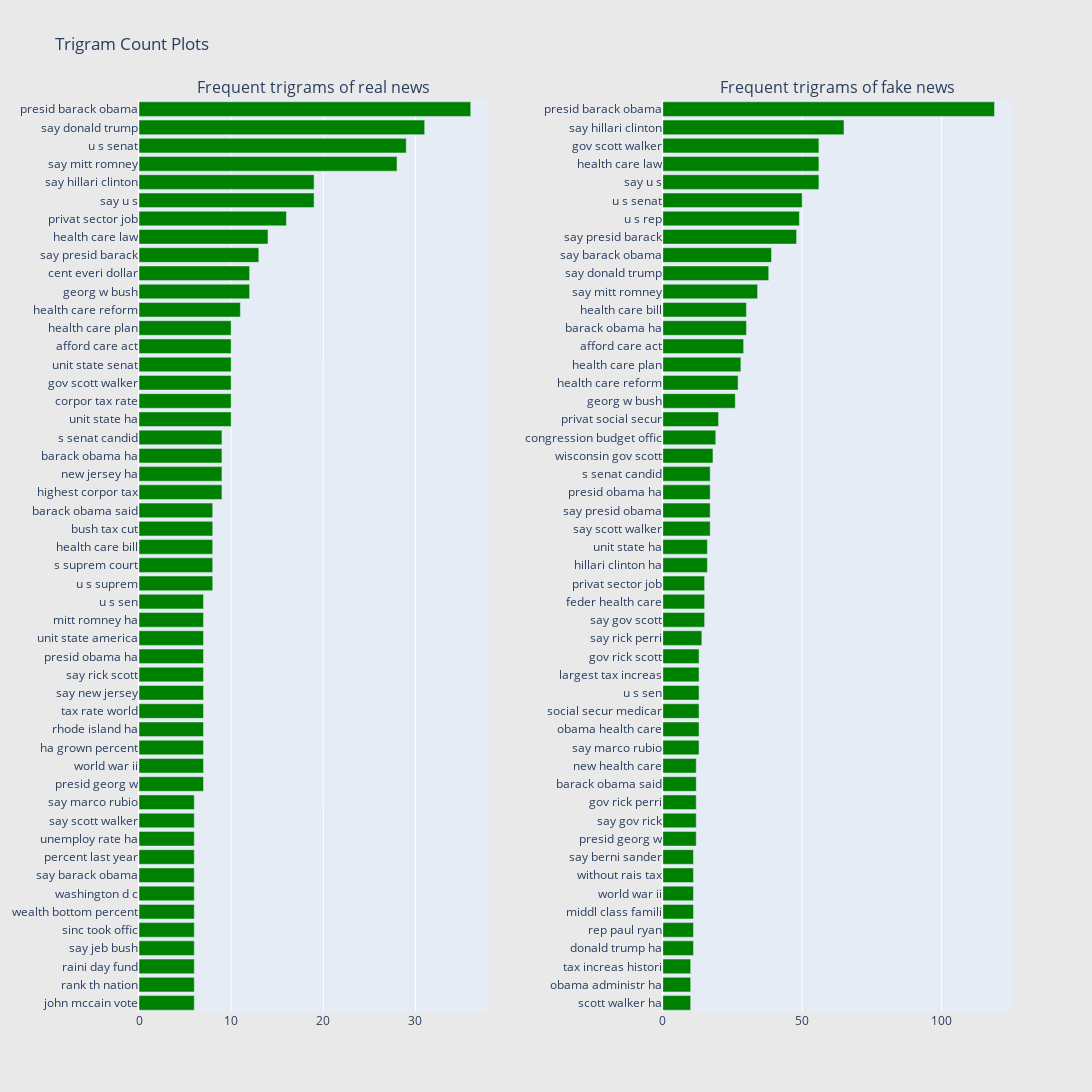

Notebook source saved alongside this figure:
### Markdown cell above
# TriGram

### Code cell
# for colab plotly
configure_plotly_browser_state()

freq_dict = defaultdict(int)
for sent in df_real["clean"]:
    for word in generate_ngrams(sent,3):
        freq_dict[word] += 1
fd_sorted = pd.DataFrame(sorted(freq_dict.items(), key=lambda x: x[1])[::-1])
fd_sorted.columns = ["word", "wordcount"]
trace0 = horizontal_bar_chart(fd_sorted.head(50), 'green')


freq_dict = defaultdict(int)
for sent in df_fake["clean"]:
    for word in generate_ngrams(sent,3):
        freq_dict[word] += 1
fd_sorted = pd.DataFrame(sorted(freq_dict.items(), key=lambda x: x[1])[::-1])
fd_sorted.columns = ["word", "wordcount"]
trace1 = horizontal_bar_chart(fd_sorted.head(50), 'green')

# Creating two subplots
fig = tools.make_subplots(rows=1, cols=2, vertical_spacing=0.04, horizontal_spacing=0.2,
                          subplot_titles=["Frequent trigrams of real news", 
                                          "Frequent trigrams of fake news"])
fig.append_trace(trace0, 1, 1)
fig.append_trace(trace1, 1, 2)
fig['layout'].update(height=1200, width=1200, paper_bgcolor='rgb(233,233,233)', title="Trigram Count Plots")
py.iplot(fig, filename='word-plots')

### Figure 1 — Plotly figure (JSON) as saved in the notebook; plotly's stock layout.template omitted (floating-point values rounded to 4 significant figures)
{"data": [{"showlegend": false, "orientation": "h", "yaxis": "y", "y": ["john mccain vote", "rank th nation", "raini day fund", "say jeb bush", "sinc took offic", "wealth bottom percent", "washington d c", "say barack obama", "percent last year", "unemploy rate ha", "say scott walker", "say marco rubio", "presid georg w", "world war ii", "ha grown percent", "rhode island ha", "tax rate world", "say new jersey", "say rick scott", "presid obama ha", "unit state america", "mitt romney ha", "u s sen", "u s suprem", "s suprem court", "health care bill", "bush tax cut", "barack obama said", "highest corpor tax", "new jersey ha", "barack obama ha", "s senat candid", "unit state ha", "corpor tax rate", "gov scott walker", "unit state senat", "afford care act", "health care plan", "health care reform", "georg w bush", "cent everi dollar", "say presid barack", "health care law", "privat sector job", "say u s", "say hillari clinton", "say mitt romney", "u s senat", "say donald trump", "presid barack obama"], "xaxis": "x", "marker": {"color": "green"}, "x": [6, 6, 6, 6, 6, 6, 6, 6, 6, 6, 6, 6, 7, 7, 7, 7, 7, 7, 7, 7, 7, 7, 7, 8, 8, 8, 8, 8, 9, 9, 9, 9, 10, 10, 10, 10, 10, 10, 11, 12, 12, 13, 14, 16, 19, 19, 28, 29, 31, 36], "type": "bar"}, {"showlegend": false, "orientation": "h", "yaxis": "y2", "y": ["scott walker ha", "obama administr ha", "tax increas histori", "donald trump ha", "rep paul ryan", "middl class famili", "world war ii", "without rais tax", "say berni sander", "presid georg w", "say gov rick", "gov rick perri", "barack obama said", "new health care", "say marco rubio", "obama health care", "social secur medicar", "u s sen", "largest tax increas", "gov rick scott", "say rick perri", "say gov scott", "feder health care", "privat sector job", "hillari clinton ha", "unit state ha", "say scott walker", "say presid obama", "presid obama ha", "s senat candid", "wisconsin gov scott", "congression budget offic", "privat social secur", "georg w bush", "health care reform", "health care plan", "afford care act", "barack obama ha", "health care bill", "say mitt romney", "say donald trump", "say barack obama", "say presid barack", "u s rep", "u s senat", "say u s", "health care law", "gov scott walker", "say hillari clinton", "presid barack obama"], "xaxis": "x2", "marker": {"color": "green"}, "x": [10, 10, 10, 11, 11, 11, 11, 11, 11, 12, 12, 12, 12, 12, 13, 13, 13, 13, 13, 13, 14, 15, 15, 15, 16, 16, 17, 17, 17, 17, 18, 19, 20, 26, 27, 28, 29, 30, 30, 34, 38, 39, 48, 49, 50, 56, 56, 56, 65, 119], "type": "bar"}], "layout": {"xaxis": {"domain": [0, 0.4], "anchor": "y"}, "title": {"text": "Trigram Count Plots"}, "paper_bgcolor": "rgb(233,233,233)", "yaxis": {"domain": [0, 1], "anchor": "x"}, "xaxis2": {"domain": [0.6, 1], "anchor": "y2"}, "height": 1200, "width": 1200, "yaxis2": {"domain": [0, 1], "anchor": "x2"}, "annotations": [{"yanchor": "bottom", "xref": "paper", "xanchor": "center", "yref": "paper", "text": "Frequent trigrams of real news", "y": 1, "x": 0.2, "font": {"size": 16}, "showarrow": false}, {"yanchor": "bottom", "xref": "paper", "xanchor": "center", "yref": "paper", "text": "Frequent trigrams of fake news", "y": 1, "x": 0.8, "font": {"size": 16}, "showarrow": false}]}}
